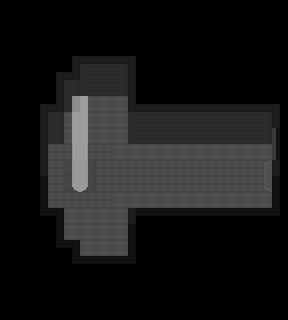

Below is a game level as drawn by its tile map, then a one-line description and the .tmx that defines it (tile-layer data replaced by summaries):
An orthogonal 18x20 tile map with 16x16 px tiles, 3 tile layers (background1, background2, foreground) and 2 objects (pedestal, RIGHT).

<map version="1.0" orientation="orthogonal" renderorder="right-down" width="18" height="20" tilewidth="16" tileheight="16" backgroundcolor="#000000" nextobjectid="3">
 <tileset firstgid="1" name="tileset" tilewidth="16" tileheight="16" tilecount="60" columns="4">
  <image source="../tileset.png" width="64" height="240" />
  <tile id="0">
   <properties>
    <property name="impede" type="bool" value="false" />
   </properties>
  </tile>
  <tile id="1">
   <properties>
    <property name="impede" type="bool" value="false" />
   </properties>
  </tile>
  <tile id="2">
   <properties>
    <property name="impede" type="bool" value="false" />
   </properties>
  </tile>
  <tile id="3">
   <properties>
    <property name="impede" type="bool" value="false" />
   </properties>
  </tile>
  <tile id="4">
   <properties>
    <property name="impede" type="bool" value="false" />
   </properties>
  </tile>
  <tile id="5">
   <properties>
    <property name="impede" type="bool" value="false" />
   </properties>
  </tile>
  <tile id="6">
   <properties>
    <property name="impede" type="bool" value="false" />
   </properties>
  </tile>
  <tile id="7">
   <properties>
    <property name="impede" type="bool" value="false" />
   </properties>
  </tile>
  <tile id="8">
   <properties>
    <property name="impede" type="bool" value="false" />
   </properties>
  </tile>
  <tile id="9">
   <properties>
    <property name="impede" type="bool" value="false" />
   </properties>
  </tile>
  <tile id="10">
   <properties>
    <property name="impede" type="bool" value="false" />
   </properties>
  </tile>
  <tile id="11">
   <properties>
    <property name="impede" type="bool" value="false" />
   </properties>
  </tile>
  <tile id="16">
   <properties>
    <property name="impede" type="bool" value="false" />
   </properties>
  </tile>
  <tile id="19">
   <properties>
    <property name="impede" type="bool" value="false" />
   </properties>
  </tile>
  <tile id="20">
   <properties>
    <property name="impede" type="bool" value="false" />
   </properties>
  </tile>
  <tile id="23">
   <properties>
    <property name="impede" type="bool" value="false" />
   </properties>
  </tile>
  <tile id="24">
   <properties>
    <property name="impede" type="bool" value="false" />
   </properties>
  </tile>
  <tile id="27">
   <properties>
    <property name="impede" type="bool" value="false" />
   </properties>
  </tile>
  <tile id="28">
   <properties>
    <property name="impede" type="bool" value="false" />
   </properties>
  </tile>
  <tile id="31">
   <properties>
    <property name="impede" type="bool" value="false" />
   </properties>
  </tile>
  <tile id="32">
   <properties>
    <property name="impede" type="bool" value="false" />
   </properties>
  </tile>
  <tile id="35">
   <properties>
    <property name="impede" type="bool" value="false" />
   </properties>
  </tile>
  <tile id="36">
   <properties>
    <property name="impede" type="bool" value="false" />
   </properties>
  </tile>
  <tile id="37">
   <properties>
    <property name="impede" type="bool" value="false" />
   </properties>
  </tile>
  <tile id="38">
   <properties>
    <property name="impede" type="bool" value="false" />
   </properties>
  </tile>
  <tile id="39">
   <properties>
    <property name="impede" type="bool" value="false" />
   </properties>
  </tile>
 </tileset>
 <layer name="background1" width="18" height="20">
  <data>[360 cells, 162 non-empty, 22 distinct tile ids]</data>
 </layer>
 <layer name="background2" width="18" height="20">
  <data>[360 cells, 5 non-empty, 4 distinct tile ids]</data>
 </layer>
 <layer name="foreground" width="18" height="20">
  <data>[360 cells, 12 non-empty, 4 distinct tile ids]</data>
 </layer>
 <objectgroup name="objects">
  <object id="1" name="pedestal" x="64" y="160" width="32" height="32" />
  <object id="2" name="door" type="RIGHT" x="264" y="160" width="8" height="32" />
 </objectgroup>
</map>
